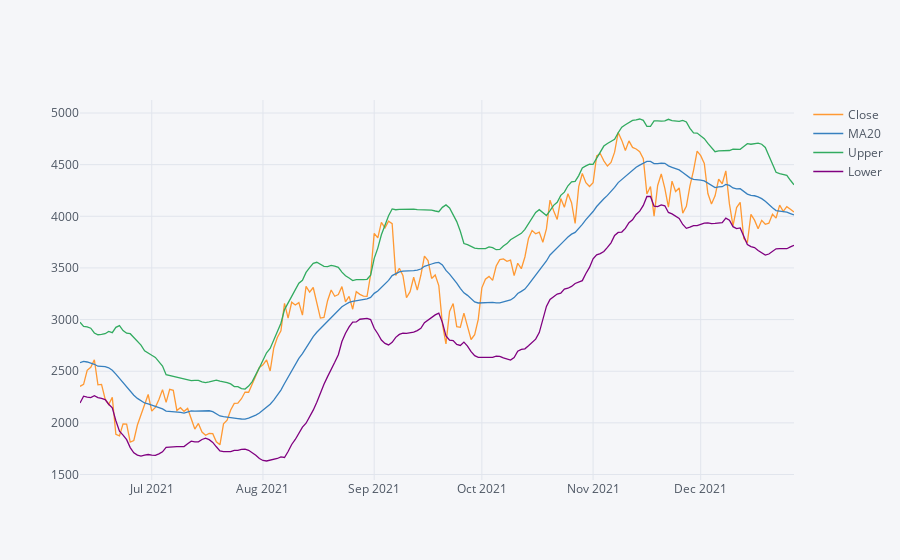

Notebook cell for this chart:
### Code cell
eth_data[['Close', 'MA20', 'Upper', 'Lower']].tail(200).iplot()

### Figure 1 — Plotly figure (JSON) as saved in the notebook; plotly's stock layout.template omitted (floating-point values rounded to 4 significant figures; data arrays with more than 128 entries replaced by an {"elided": "..."} marker saying what was removed)
{"data": [{"line": {"color": "rgba(255, 153, 51, 1.0)", "dash": "solid", "shape": "linear", "width": 1.3}, "mode": "lines", "name": "Close", "text": "", "type": "scatter", "x": {"elided": "200 str values"}, "y": {"elided": "200 float values"}}, {"line": {"color": "rgba(55, 128, 191, 1.0)", "dash": "solid", "shape": "linear", "width": 1.3}, "mode": "lines", "name": "MA20", "text": "", "type": "scatter", "x": {"elided": "200 str values"}, "y": {"elided": "200 float values"}}, {"line": {"color": "rgba(50, 171, 96, 1.0)", "dash": "solid", "shape": "linear", "width": 1.3}, "mode": "lines", "name": "Upper", "text": "", "type": "scatter", "x": {"elided": "200 str values"}, "y": {"elided": "200 float values"}}, {"line": {"color": "rgba(128, 0, 128, 1.0)", "dash": "solid", "shape": "linear", "width": 1.3}, "mode": "lines", "name": "Lower", "text": "", "type": "scatter", "x": {"elided": "200 str values"}, "y": {"elided": "200 float values"}}], "layout": {"legend": {"bgcolor": "#F5F6F9", "font": {"color": "#4D5663"}}, "paper_bgcolor": "#F5F6F9", "plot_bgcolor": "#F5F6F9", "title": {"font": {"color": "#4D5663"}}, "xaxis": {"gridcolor": "#E1E5ED", "showgrid": true, "tickfont": {"color": "#4D5663"}, "title": {"font": {"color": "#4D5663"}, "text": ""}, "zerolinecolor": "#E1E5ED"}, "yaxis": {"gridcolor": "#E1E5ED", "showgrid": true, "tickfont": {"color": "#4D5663"}, "title": {"font": {"color": "#4D5663"}, "text": ""}, "zerolinecolor": "#E1E5ED"}}}
